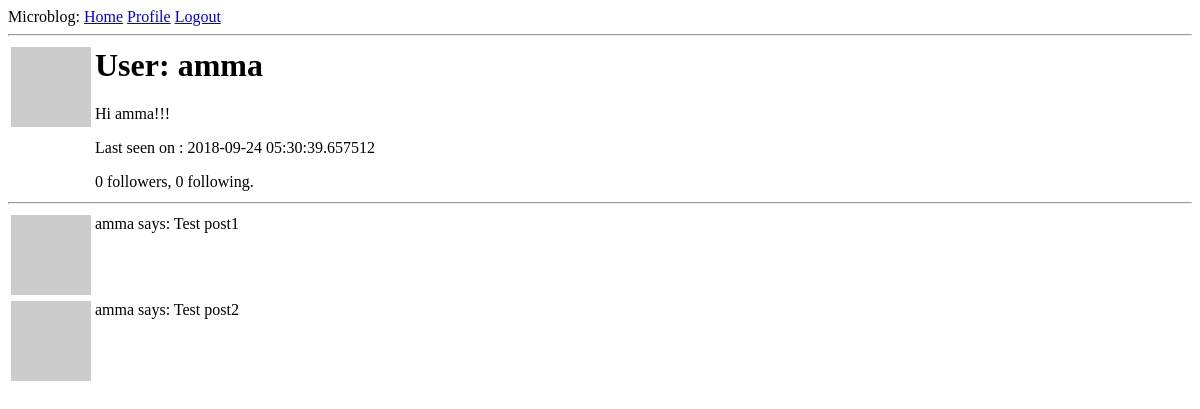
Page /user/amma (signed in) on the earlier database version.
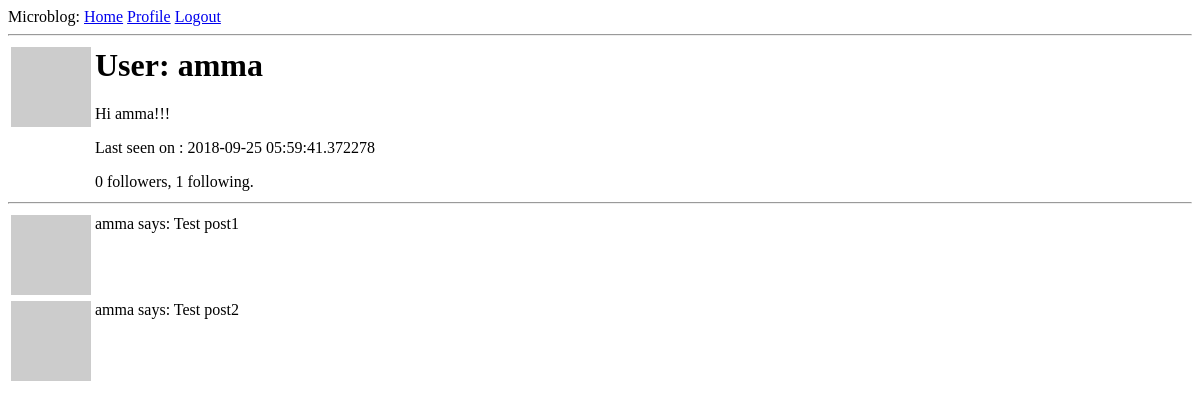
Same page on the later database version.
### app/models.py (models this page shows, shortened)
class User(UserMixin, db.Model):
    id              = db.Column(db.Integer, primary_key=True)
    username        = db.Column(db.String(64), index=True, unique=True)
    email           = db.Column(db.String(120), index=True, unique=True)
    password_hash   = db.Column(db.String(128))
    posts           = db.relationship('Post',backref='author',lazy='dynamic')
    about_me        = db.Column(db.String(140))
    last_seen       = db.Column(db.DateTime, default=datetime.utcnow())
    followed        = db.relationship(
        'User', secondary=followers,
        primaryjoin=(followers.c.follower_id == id),
        secondaryjoin=(followers.c.followed_id == id),
        backref=db.backref('followers', lazy='dynamic'), lazy='dynamic')
    def avatar(self, size):
        md5=hashlib.md5
        digest = md5(self.email.lower().encode('utf-8')).hexdigest()
        return 'https://www.gravatar.com/avatar/{}?d=identicon&s={}'.format(
            digest, size)

### app/routes.py (the view)
@app.route('/user/<username>')
@login_required
def user(username):
    user = User.query.filter_by(username=username).first_or_404()
    posts = [
        {
            'author':user,
            'body' : 'Test post1'
        },
        {
            'author':user,
            'body' : 'Test post2'
        }
    ]
    return render_template('user.html',posts=posts,user=user)

### app/models.py (called while the page is built)
@login.user_loader
def load_user(id):
    return User.query.get(int(id))

### app/routes.py (called while the page is built)
@app.before_request
def before_request():
    if current_user.is_authenticated:
        current_user.last_seen = datetime.utcnow()
        db.session.commit()

### app/templates/user.html (shortened to what this page needs)
{% extends "base.html" %}
{% block content%}
<table>
  <tr valign="top">
      <td><img src="{{user.avatar(128)}}"></td>
      <td>
        <h1>User: {{user.username}}</h1>
        {% if user.about_me %} <p> {{user.about_me}} </p>{% endif %}
        {% if user.last_seen %} <p> Last seen on : {{user.last_seen}} </p>{% endif %}
         <p>{{ user.followers.count() }} followers, {{ user.followed.count() }} following.</p>
      </td>
  </tr>
</table>
  <hr>
  {%for post in posts%}
    {% include "_posts.html"%}
  {% endfor %}
{% endblock %}

### app/templates/base.html (shortened to what this page needs)
<html>
    <head>
    </head>
    <body>
        <div>Microblog:
          <a href={{url_for('index')}}>Home</a>
          {% if current_user.is_anonymous %}
          <a href={{url_for('login')}}>Login</a>
          {% else %}
          <a href="{{url_for('user', username=current_user.username)}}">Profile</a>
          <a href={{url_for('logout')}}>Logout</a>
          {% endif %}
        </div>
        <hr>
        {% block content %}{% endblock %}
    </body>
</html>

### app/templates/_posts.html
<table>
<tr valign="top">
  <td><img src="{{user.avatar(32)}}"></td>
  <td><p>{{post.author.username}} says: {{ post.body }} <br></p></td>
  </tr>
</table>

Differences in the rows shown:
changed User "amma": last_seen "2018-09-24 05:30:39.657512" → "2018-09-25 05:59:41.372278"
Other differences:
{{ user.followed.count() }}: "0" → "1"
